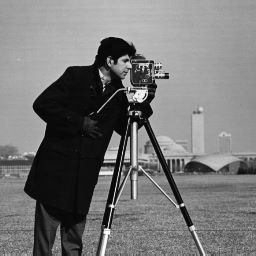
%> input picture class_lab_session/images/cameraman.tif, 256 x 256 px
$ octave ch11_all_registration.m   (GNU Octave 9; MATLAB toolbox functions it lacks are replaced by stand-ins)
%> lines starting %> are read from the running program, lines starting %| are printed output that depends on the picture
% Chapter 11: Complete Image Registration Overview
% Comprehensive demonstration of all registration techniques

pkg load image;

% Load base image
fixed = im2double(imread('../images/cameraman.tif'));
%> fixed: size 256x256 double; min 0, max 1, mean 0.466
[h, w] = size(fixed);
%> h = 256; w = 256

%% Section 1: Basic Transformation Simulation
fprintf('=== Section 1: Image Transformation Simulation ===\n');

% Create various transformed images
moving_rot = imrotate(fixed, 10, 'bilinear', 'crop');
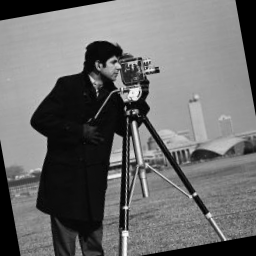
%> moving_rot: size 256x256 double; min 0, max 0.994, mean 0.427
moving_trans = circshift(fixed, [15, 20]);
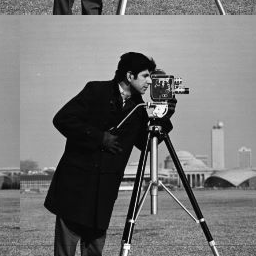
%> moving_trans: size 256x256 double; min 0, max 1, mean 0.466; mean of the top-left, top-right, bottom-left and bottom-right quarters 0.514, 0.566, 0.3, 0.483
moving_scale = imresize(fixed, 1.3, 'bilinear');
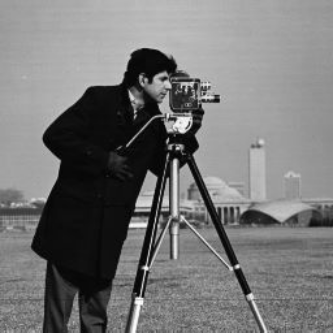
%> moving_scale: size 333x333 double; min 0.0015, max 0.994, mean 0.466
moving_scale = moving_scale(1:h, 1:w); % Crop to original size
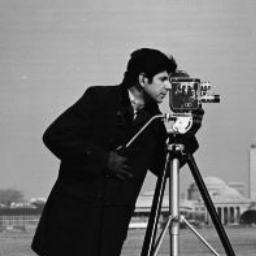
%> moving_scale: size 256x256 double; min 0.0015, max 0.983, mean 0.453

figure('Name', 'Transformation Types');
subplot(2,2,1); imshow(fixed); title('Original (Fixed)');
subplot(2,2,2); imshow(moving_rot); title('Rotated (10°)');
subplot(2,2,3); imshow(moving_trans); title('Translated [15,20]');
subplot(2,2,4); imshow(moving_scale); title('Scaled (1.3x)');

%% Section 2: Manual Registration Pipeline
fprintf('=== Section 2: Manual Control Point Registration ===\n');

% Test image with rotation + translation
test_moving = imrotate(fixed, 15, 'bilinear', 'crop');
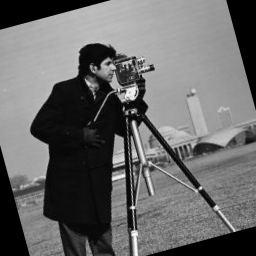
%> test_moving: size 256x256 double; min 0, max 0.996, mean 0.413
test_moving = circshift(test_moving, [20, 25]);
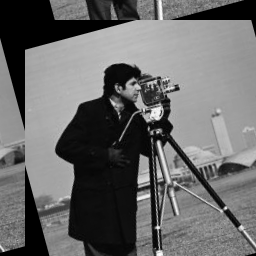
%> test_moving: size 256x256 double; min 0, max 0.996, mean 0.413; mean of the top-left, top-right, bottom-left and bottom-right quarters 0.386, 0.542, 0.278, 0.446

% Define corresponding control points
mp = [80, 100; 180, 120; 120, 180; 200, 200];  % Moving points
fp = [100, 125; 205, 145; 145, 205; 225, 225]; % Fixed points

% Estimate affine transformation
A = [mp ones(size(mp,1),1)];
tform_x = A \ fp(:,1);
tform_y = A \ fp(:,2);

% Create transformation matrix
%> (the run ends here)

$ run again, with class_lab_session/images/peppers.tif copied over class_lab_session/images/cameraman.tif
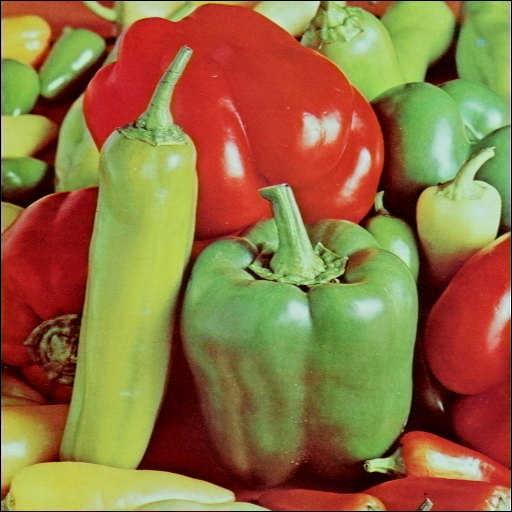
%> input picture class_lab_session/images/peppers.tif, 512 x 512 px
%> `moving_scale = moving_scale(1:h, 1:w);`:
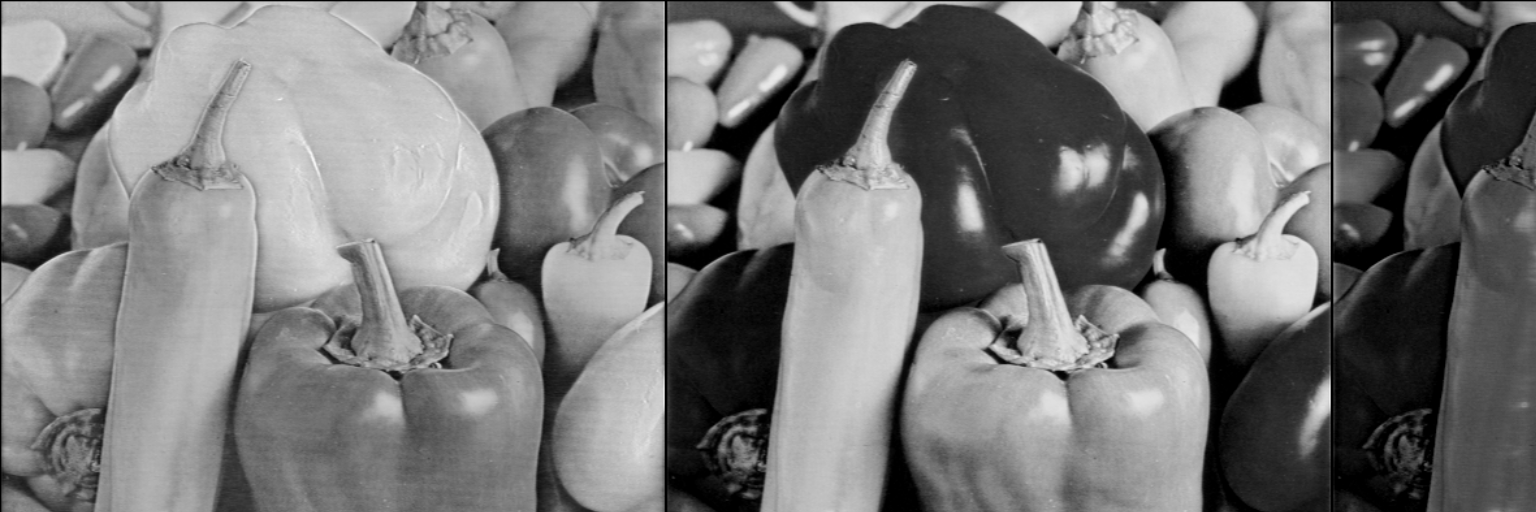
%> moving_scale: size 512x1536 double; min 0, max 0.962, mean 0.475
%> `test_moving = circshift(test_moving, [20, 25]);`:
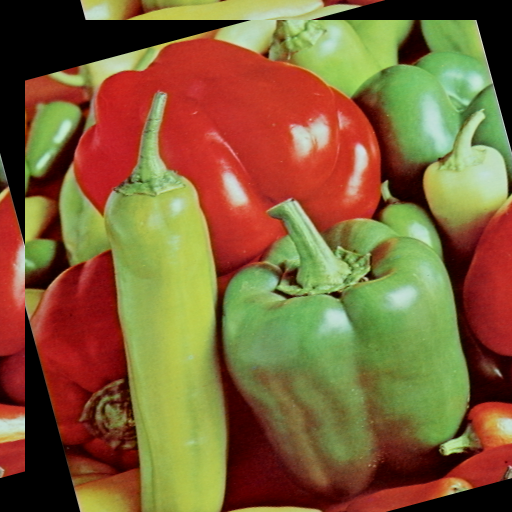
%> test_moving: size 512x512x3 double; mean R, G, B 0.502, 0.387, 0.222; mean of the top-left, top-right, bottom-left and bottom-right quarters 0.35, 0.431, 0.345, 0.355
